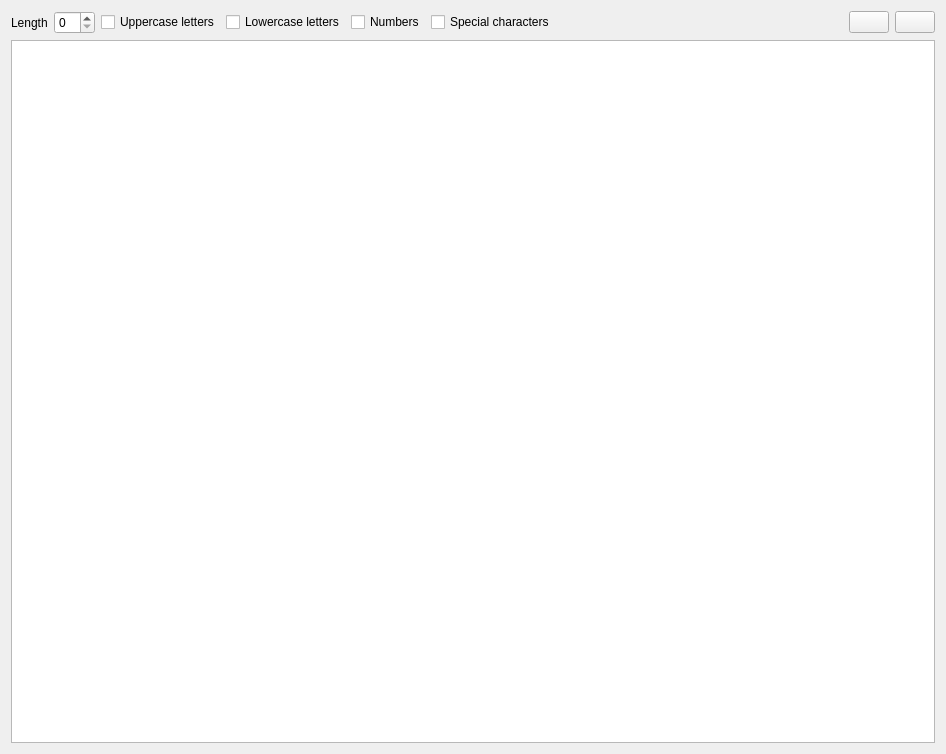
<?xml version="1.0" encoding="UTF-8"?>
<ui version="4.0">
 <class>RandomTextGeneratorWidget</class>
 <widget class="QWidget" name="RandomTextGeneratorWidget">
  <property name="geometry">
   <rect>
    <x>0</x>
    <y>0</y>
    <width>946</width>
    <height>754</height>
   </rect>
  </property>
  <property name="windowTitle">
   <string>Form</string>
  </property>
  <property name="locale">
   <locale language="English" country="UnitedStates"/>
  </property>
  <layout class="QVBoxLayout" name="verticalLayout">
   <item>
    <layout class="QHBoxLayout" name="horizontalLayout">
     <item>
      <widget class="QLabel" name="label">
       <property name="text">
        <string>Length</string>
       </property>
      </widget>
     </item>
     <item>
      <widget class="QSpinBox" name="spinBox"/>
     </item>
     <item>
      <widget class="QCheckBox" name="checkBox">
       <property name="text">
        <string>Uppercase letters</string>
       </property>
      </widget>
     </item>
     <item>
      <widget class="QCheckBox" name="checkBox_2">
       <property name="text">
        <string>Lowercase letters</string>
       </property>
      </widget>
     </item>
     <item>
      <widget class="QCheckBox" name="checkBox_3">
       <property name="text">
        <string>Numbers</string>
       </property>
      </widget>
     </item>
     <item>
      <widget class="QCheckBox" name="checkBox_4">
       <property name="text">
        <string>Special characters</string>
       </property>
      </widget>
     </item>
     <item>
      <spacer name="horizontalSpacer">
       <property name="orientation">
        <enum>Qt::Orientation::Horizontal</enum>
       </property>
       <property name="sizeHint" stdset="0">
        <size>
         <width>40</width>
         <height>20</height>
        </size>
       </property>
      </spacer>
     </item>
     <item>
      <widget class="QPushButton" name="copyButton">
       <property name="toolTip">
        <string>Copy</string>
       </property>
       <property name="text">
        <string/>
       </property>
       <property name="icon">
        <iconset theme="QIcon::ThemeIcon::EditCopy"/>
       </property>
      </widget>
     </item>
     <item>
      <widget class="QPushButton" name="regenerateButton">
       <property name="toolTip">
        <string>Generate new</string>
       </property>
       <property name="text">
        <string/>
       </property>
       <property name="icon">
        <iconset theme="QIcon::ThemeIcon::ViewRefresh"/>
       </property>
      </widget>
     </item>
    </layout>
   </item>
   <item>
    <widget class="QPlainTextEdit" name="plainTextEdit"/>
   </item>
  </layout>
 </widget>
 <resources/>
 <connections/>
</ui>
